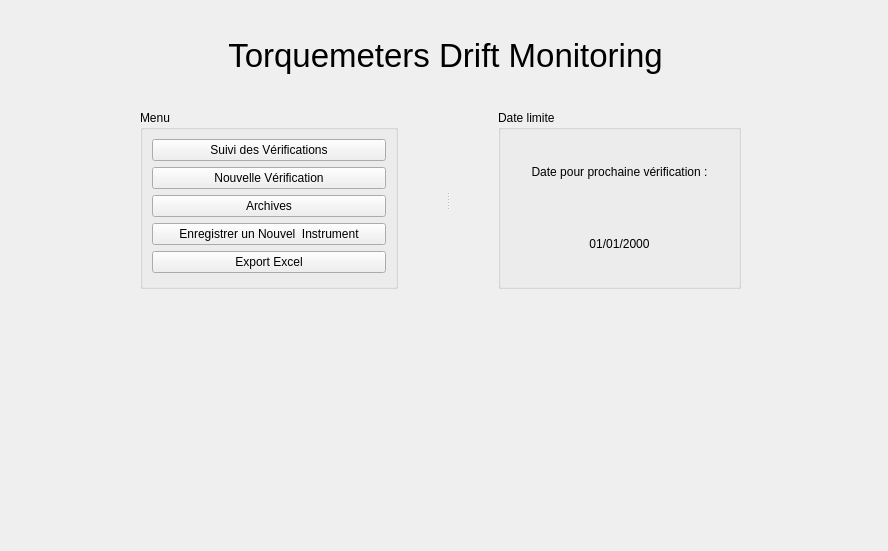
<?xml version="1.0" encoding="UTF-8"?>
<ui version="4.0">
 <class>StackedWidget</class>
 <widget class="QStackedWidget" name="StackedWidget">
  <property name="geometry">
   <rect>
    <x>0</x>
    <y>0</y>
    <width>888</width>
    <height>551</height>
   </rect>
  </property>
  <property name="windowTitle">
   <string>StackedWidget</string>
  </property>
  <property name="currentIndex">
   <number>0</number>
  </property>
  <widget class="QWidget" name="page_menu">
   <widget class="QLabel" name="label_TDM">
    <property name="enabled">
     <bool>true</bool>
    </property>
    <property name="geometry">
     <rect>
      <x>150</x>
      <y>30</y>
      <width>591</width>
      <height>50</height>
     </rect>
    </property>
    <property name="minimumSize">
     <size>
      <width>0</width>
      <height>0</height>
     </size>
    </property>
    <property name="font">
     <font>
      <pointsize>25</pointsize>
      <weight>50</weight>
      <italic>false</italic>
      <bold>false</bold>
      <kerning>true</kerning>
     </font>
    </property>
    <property name="cursor">
     <cursorShape>ArrowCursor</cursorShape>
    </property>
    <property name="text">
     <string>Torquemeters Drift Monitoring</string>
    </property>
    <property name="scaledContents">
     <bool>false</bool>
    </property>
    <property name="alignment">
     <set>Qt::AlignCenter</set>
    </property>
   </widget>
   <widget class="QLabel" name="label_logo">
    <property name="geometry">
     <rect>
      <x>0</x>
      <y>0</y>
      <width>161</width>
      <height>101</height>
     </rect>
    </property>
    <property name="text">
     <string/>
    </property>
    <property name="pixmap">
     <pixmap>add_ons/EVO.png</pixmap>
    </property>
    <property name="scaledContents">
     <bool>true</bool>
    </property>
    <property name="alignment">
     <set>Qt::AlignCenter</set>
    </property>
    <property name="wordWrap">
     <bool>true</bool>
    </property>
   </widget>
   <widget class="PlotWidget" name="widget" native="true">
    <property name="geometry">
     <rect>
      <x>140</x>
      <y>310</y>
      <width>601</width>
      <height>191</height>
     </rect>
    </property>
   </widget>
   <widget class="QSplitter" name="splitter">
    <property name="geometry">
     <rect>
      <x>140</x>
      <y>110</y>
      <width>601</width>
      <height>179</height>
     </rect>
    </property>
    <property name="orientation">
     <enum>Qt::Horizontal</enum>
    </property>
    <property name="handleWidth">
     <number>100</number>
    </property>
    <widget class="QGroupBox" name="groupBox">
     <property name="title">
      <string>Menu</string>
     </property>
     <layout class="QVBoxLayout" name="verticalLayout">
      <item>
       <widget class="QPushButton" name="pushButton_suivi_verif">
        <property name="text">
         <string>Suivi des Vérifications</string>
        </property>
        <attribute name="buttonGroup">
         <string notr="true">buttonGroup</string>
        </attribute>
       </widget>
      </item>
      <item>
       <widget class="QPushButton" name="pushButton_nouvelle_verif">
        <property name="text">
         <string>Nouvelle Vérification</string>
        </property>
        <attribute name="buttonGroup">
         <string notr="true">buttonGroup</string>
        </attribute>
       </widget>
      </item>
      <item>
       <widget class="QPushButton" name="pushButton_archives">
        <property name="text">
         <string>Archives</string>
        </property>
        <attribute name="buttonGroup">
         <string notr="true">buttonGroup</string>
        </attribute>
       </widget>
      </item>
      <item>
       <widget class="QPushButton" name="pushButton_nouvel_instru">
        <property name="text">
         <string>Enregistrer un Nouvel  Instrument</string>
        </property>
        <attribute name="buttonGroup">
         <string notr="true">buttonGroup</string>
        </attribute>
       </widget>
      </item>
      <item>
       <widget class="QPushButton" name="pushButton_export">
        <property name="text">
         <string>Export Excel</string>
        </property>
        <attribute name="buttonGroup">
         <string notr="true">buttonGroup</string>
        </attribute>
       </widget>
      </item>
     </layout>
    </widget>
    <widget class="QGroupBox" name="groupBox_date_2">
     <property name="autoFillBackground">
      <bool>false</bool>
     </property>
     <property name="title">
      <string>Date limite</string>
     </property>
     <property name="flat">
      <bool>false</bool>
     </property>
     <property name="checkable">
      <bool>false</bool>
     </property>
     <layout class="QVBoxLayout" name="verticalLayout_2">
      <item>
       <widget class="QLabel" name="label">
        <property name="text">
         <string>Date pour prochaine vérification :</string>
        </property>
        <property name="alignment">
         <set>Qt::AlignCenter</set>
        </property>
       </widget>
      </item>
      <item>
       <widget class="QLabel" name="label_2">
        <property name="text">
         <string>01/01/2000</string>
        </property>
        <property name="alignment">
         <set>Qt::AlignCenter</set>
        </property>
       </widget>
      </item>
     </layout>
    </widget>
   </widget>
  </widget>
  <widget class="QWidget" name="page_suivi">
   <widget class="QLabel" name="label_3">
    <property name="geometry">
     <rect>
      <x>290</x>
      <y>230</y>
      <width>54</width>
      <height>16</height>
     </rect>
    </property>
    <property name="text">
     <string>Suivi</string>
    </property>
   </widget>
   <widget class="QPushButton" name="suivi_menu">
    <property name="geometry">
     <rect>
      <x>10</x>
      <y>0</y>
      <width>93</width>
      <height>28</height>
     </rect>
    </property>
    <property name="text">
     <string>Menu</string>
    </property>
   </widget>
  </widget>
  <widget class="QWidget" name="page_nouvelle_verification">
   <widget class="QLabel" name="label_4">
    <property name="geometry">
     <rect>
      <x>340</x>
      <y>200</y>
      <width>261</width>
      <height>16</height>
     </rect>
    </property>
    <property name="text">
     <string>nouvelle_verification</string>
    </property>
   </widget>
   <widget class="QPushButton" name="nouvelle_verification_menu">
    <property name="geometry">
     <rect>
      <x>0</x>
      <y>0</y>
      <width>93</width>
      <height>28</height>
     </rect>
    </property>
    <property name="text">
     <string>Menu</string>
    </property>
   </widget>
   <widget class="QDateEdit" name="dateEdit">
    <property name="geometry">
     <rect>
      <x>100</x>
      <y>170</y>
      <width>110</width>
      <height>22</height>
     </rect>
    </property>
   </widget>
  </widget>
  <widget class="QWidget" name="page_archives">
   <widget class="QLabel" name="label_5">
    <property name="geometry">
     <rect>
      <x>360</x>
      <y>310</y>
      <width>171</width>
      <height>16</height>
     </rect>
    </property>
    <property name="text">
     <string>Archives</string>
    </property>
   </widget>
   <widget class="QPushButton" name="archives_menu">
    <property name="geometry">
     <rect>
      <x>0</x>
      <y>10</y>
      <width>93</width>
      <height>28</height>
     </rect>
    </property>
    <property name="text">
     <string>Menu</string>
    </property>
   </widget>
  </widget>
  <widget class="QWidget" name="page_enregistrer_instrument">
   <widget class="QLabel" name="label_6">
    <property name="geometry">
     <rect>
      <x>340</x>
      <y>280</y>
      <width>54</width>
      <height>16</height>
     </rect>
    </property>
    <property name="text">
     <string>save inst</string>
    </property>
   </widget>
   <widget class="QPushButton" name="enregistrer_instrument_menu">
    <property name="geometry">
     <rect>
      <x>0</x>
      <y>0</y>
      <width>93</width>
      <height>28</height>
     </rect>
    </property>
    <property name="text">
     <string>Menu</string>
    </property>
   </widget>
  </widget>
  <widget class="QWidget" name="page_export">
   <widget class="QLabel" name="label_7">
    <property name="geometry">
     <rect>
      <x>330</x>
      <y>260</y>
      <width>221</width>
      <height>31</height>
     </rect>
    </property>
    <property name="text">
     <string>export</string>
    </property>
   </widget>
   <widget class="QPushButton" name="export_menu">
    <property name="geometry">
     <rect>
      <x>10</x>
      <y>10</y>
      <width>93</width>
      <height>28</height>
     </rect>
    </property>
    <property name="text">
     <string>Menu</string>
    </property>
   </widget>
  </widget>
 </widget>
 <customwidgets>
  <customwidget>
   <class>PlotWidget</class>
   <extends>QWidget</extends>
   <header>pyqtgraph</header>
   <container>1</container>
  </customwidget>
 </customwidgets>
 <resources/>
 <connections/>
 <buttongroups>
  <buttongroup name="buttonGroup"/>
 </buttongroups>
</ui>
